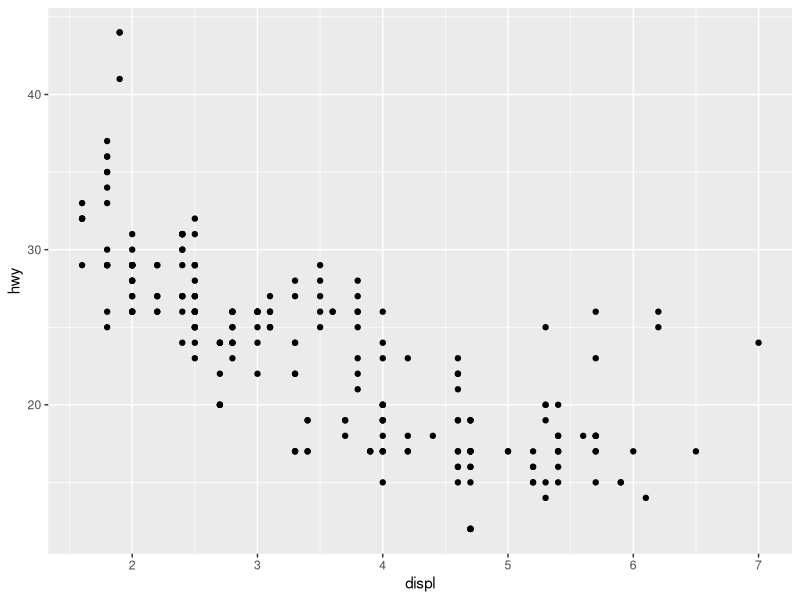
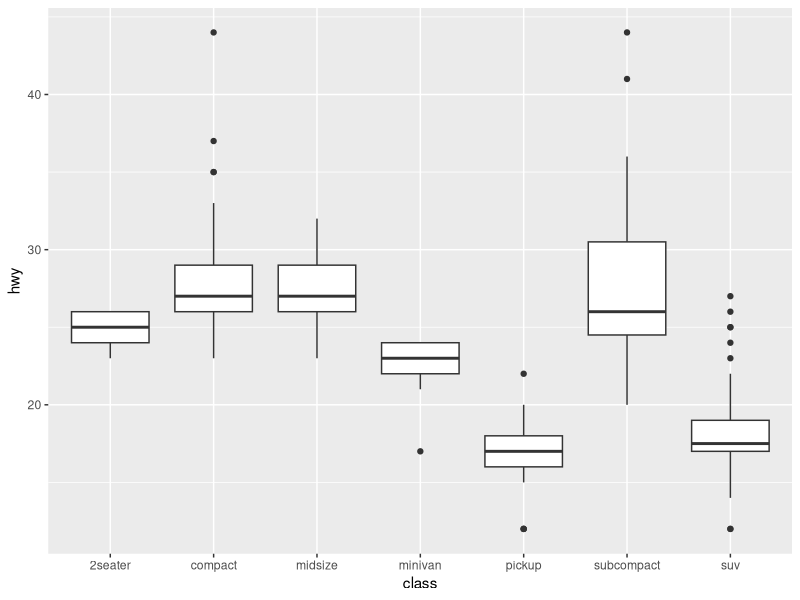
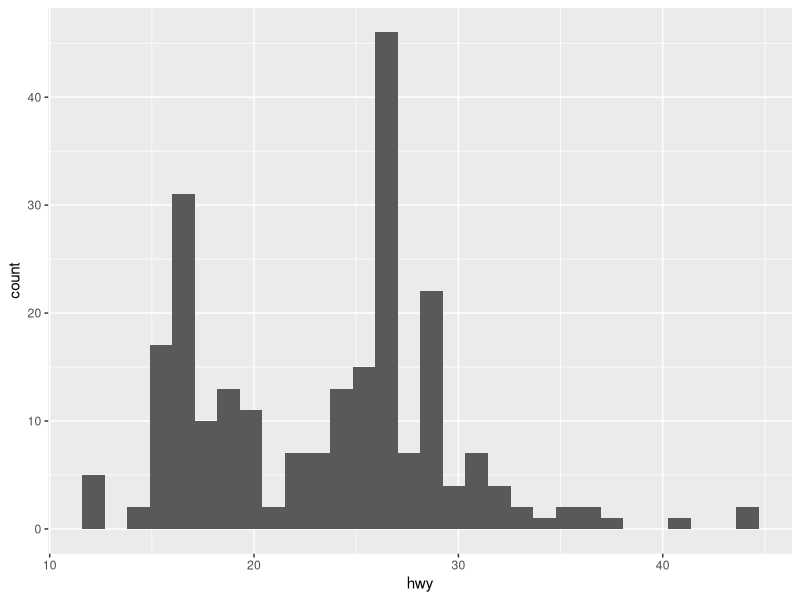
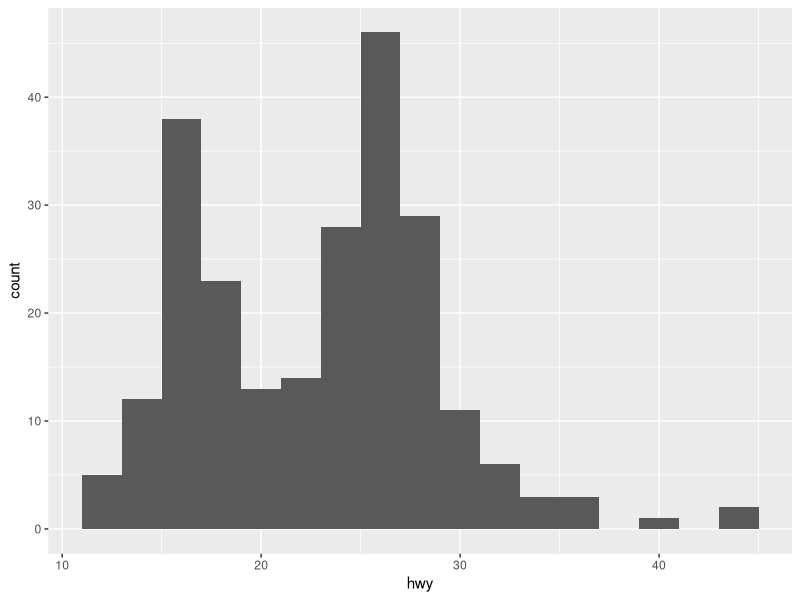
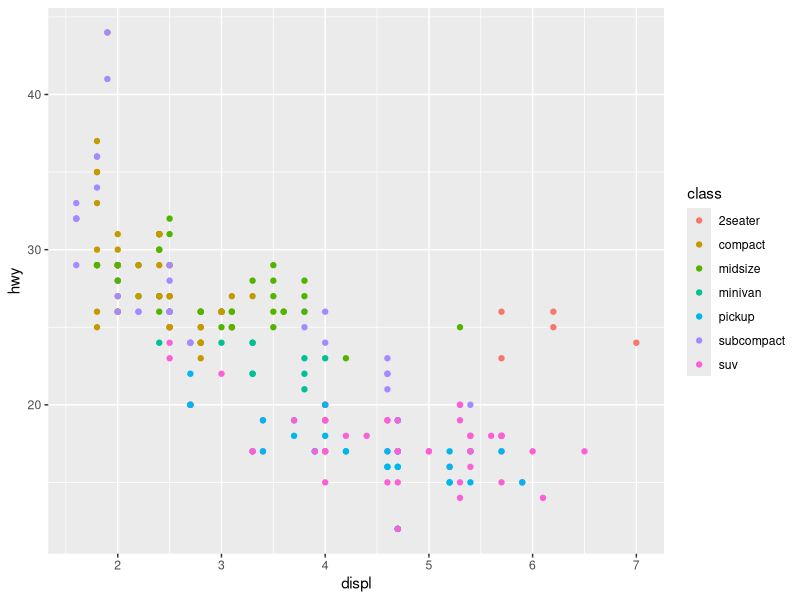
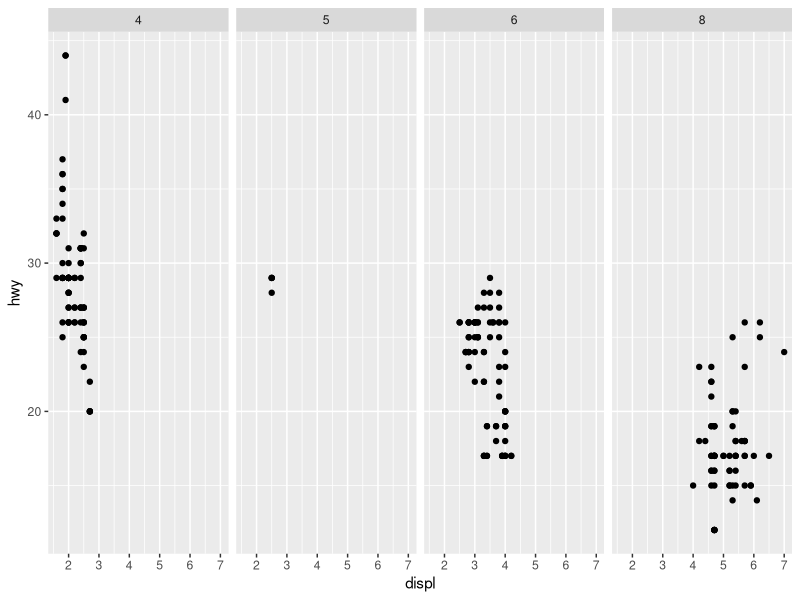
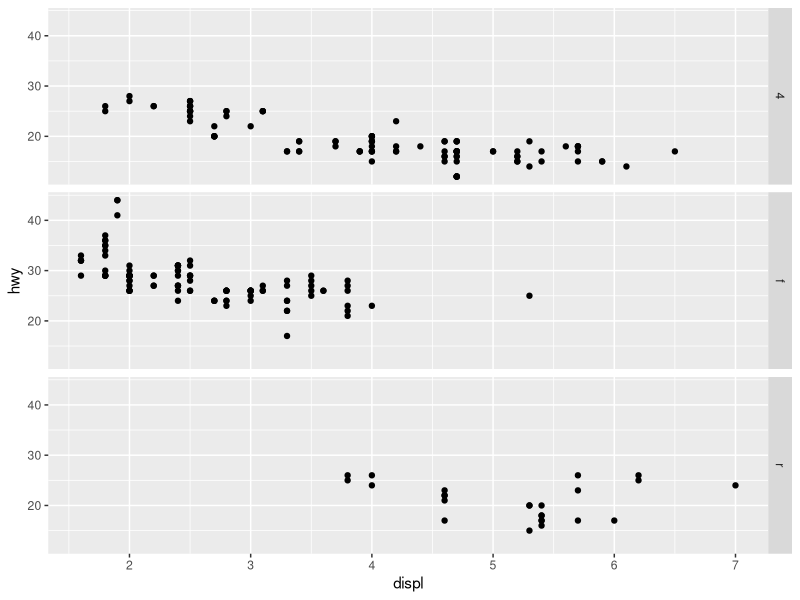
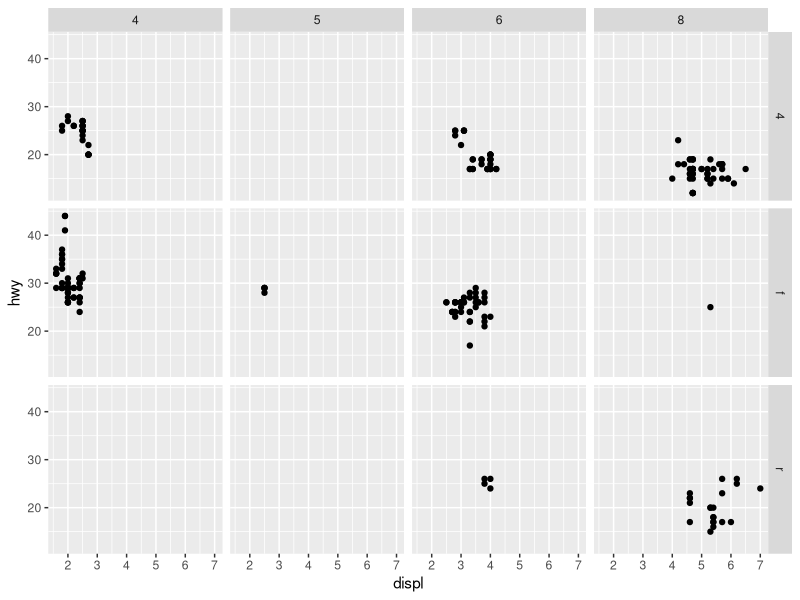

Write R code to recreate these figures, in order.
## ---- chunk 1
knitr::opts_chunk$set(echo = TRUE, comment = "")
library(tidyverse)
## ---- chunk 2
mpg
## ---- chunk 3
ggplot(data = mpg) + 
  geom_point(mapping = aes(x = displ, y = hwy))
## ---- chunk 4
ggplot(data = mpg) +
  geom_boxplot(mapping = aes(x = class, y = hwy))
## ---- chunk 5
ggplot(data = mpg) +
  geom_histogram(mapping = aes(x = hwy))
## ---- chunk 6
ggplot(data = mpg) +
  geom_histogram(mapping = aes(x = hwy), binwidth = 2)
## ---- chunk 7
ggplot(data = mpg) +
  geom_point(mapping = aes(x = displ, y = hwy, color = class))
## ---- chunk 8
# Makes a plot that the commands below will modify
q <- ggplot(mpg) + geom_point(aes(x = displ, y = hwy))

q + facet_grid(. ~ cyl)
q + facet_grid(drv ~ .)
q + facet_grid(drv ~ cyl)
q + facet_wrap(~ class)
## ---- chunk 9
ggplot(data = mpg) + 
  geom_bar(aes(x = class, fill = class)) + 
  labs(x = "Class of Vehicle", y = "Number of Vehicles") + 
  guides(fill = FALSE) + 
  theme_minimal() + 
  scale_fill_viridis_d()
## ---- chunk 10
ggplot(mpg, aes(displ, hwy)) + 
  geom_point() +
  geom_smooth()
  ggsave("example1.jpg")
